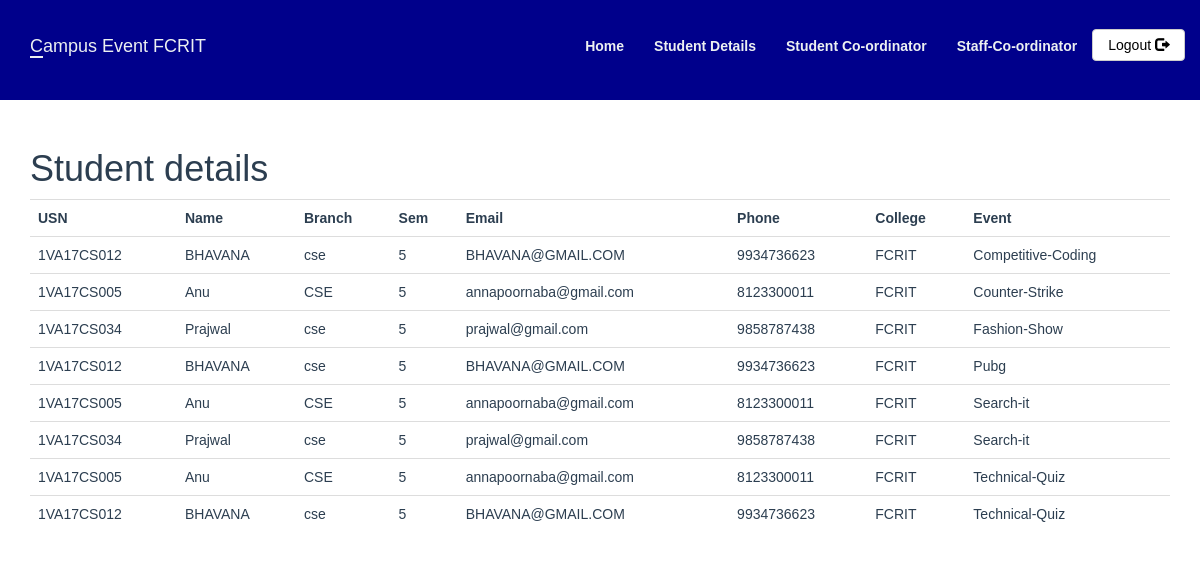
Page /Stu_details.php on the committed database.
### tables this page shows
CREATE TABLE `registered` (
  `rid` int(11) NOT NULL,
  `usn` varchar(20) DEFAULT NULL,
  `event_id` int(11) DEFAULT NULL
);

CREATE TABLE `participent` (
  `usn` varchar(20) NOT NULL,
  `name` varchar(100) NOT NULL,
  `branch` varchar(11) NOT NULL,
  `sem` int(11) NOT NULL,
  `email` varchar(300) NOT NULL,
  `phone` varchar(12) NOT NULL,
  `college` varchar(20) NOT NULL
);

CREATE TABLE `events` (
  `event_id` int(11) NOT NULL,
  `event_title` varchar(50) NOT NULL,
  `event_price` int(11) DEFAULT NULL,
  `participents` int(100) DEFAULT 0,
  `img_link` text DEFAULT NULL,
  `type_id` int(11) DEFAULT NULL
);

### Stu_details.php (the view, shortened to what this page needs)
<?php
include_once 'classes/db1.php';
$result = mysqli_query($conn,"SELECT * FROM events,registered r ,participent p WHERE events.event_id=r.event_id and r.usn = p.usn order by event_title");
?>
<!DOCTYPE html>
<html>
<head>
        <?php require 'utils/styles.php'; ?>
    </head>
<body><?php include 'utils/adminHeader.php'?>
<div class = "content">
<div class = "container">
<h1>Student details</h1>
<?php
if (mysqli_num_rows($result) > 0) {
?>
 <table class="table table-hover" >
  <tr>
  <th>USN</th>
    <th>Name</th>
    <th>Branch</th>
    <th>Sem</th>
    <th>Email</th>
    <th>Phone</th>
    <th>College</th>
    <th>Event</th>
  </tr>
<?php
while($row = mysqli_fetch_array($result)) {
?>
<tr>
<td><?php echo $row["usn"]; ?></td>
    <td><?php echo $row["name"]; ?></td>
    <td><?php echo $row["branch"]; ?></td>
    <td><?php echo $row["sem"]; ?></td>
    <td><?php echo $row["email"]; ?></td>
    <td><?php echo $row["phone"]; ?></td>
    <td><?php echo $row["college"]; ?></td>
    <td><?php echo $row["event_title"]; ?></td>
</tr>
<?php
}
?>
</table>
 <?php
}
else{
    echo "No result found";
}
?>
</div>
</div>
 </body>
</html>

### css/style.css (style rules this page uses)
body { overflow-x: hidden; }
.content { font-family: Arial, Helvetica, sans-serif; color: #2C3E50; }

### rows in the picture
registered: usn.usn "1VA17CS012", usn.name "BHAVANA", usn.branch "cse", usn.sem "5", usn.email "BHAVANA@GMAIL.COM", usn.phone "9934736623", usn.college "FCRIT", event.event_title "Competitive-Coding"
registered: usn.usn "1VA17CS005", usn.name "Anu", usn.branch "CSE", usn.sem "5", usn.email "annapoornaba@gmail.com", usn.phone "8123300011", usn.college "FCRIT", event.event_title "Counter-Strike"
registered: usn.usn "1VA17CS034", usn.name "Prajwal", usn.branch "cse", usn.sem "5", usn.email "prajwal@gmail.com", usn.phone "9858787438", usn.college "FCRIT", event.event_title "Fashion-Show"
registered: usn.usn "1VA17CS012", usn.name "BHAVANA", usn.branch "cse", usn.sem "5", usn.email "BHAVANA@GMAIL.COM", usn.phone "9934736623", usn.college "FCRIT", event.event_title "Pubg"
registered: usn.usn "1VA17CS005", usn.name "Anu", usn.branch "CSE", usn.sem "5", usn.email "annapoornaba@gmail.com", usn.phone "8123300011", usn.college "FCRIT", event.event_title "Search-it"
registered: usn.usn "1VA17CS034", usn.name "Prajwal", usn.branch "cse", usn.sem "5", usn.email "prajwal@gmail.com", usn.phone "9858787438", usn.college "FCRIT", event.event_title "Search-it"
registered: usn.usn "1VA17CS005", usn.name "Anu", usn.branch "CSE", usn.sem "5", usn.email "annapoornaba@gmail.com", usn.phone "8123300011", usn.college "FCRIT", event.event_title "Technical-Quiz"
registered: usn.usn "1VA17CS012", usn.name "BHAVANA", usn.branch "cse", usn.sem "5", usn.email "BHAVANA@GMAIL.COM", usn.phone "9934736623", usn.college "FCRIT", event.event_title "Technical-Quiz"
